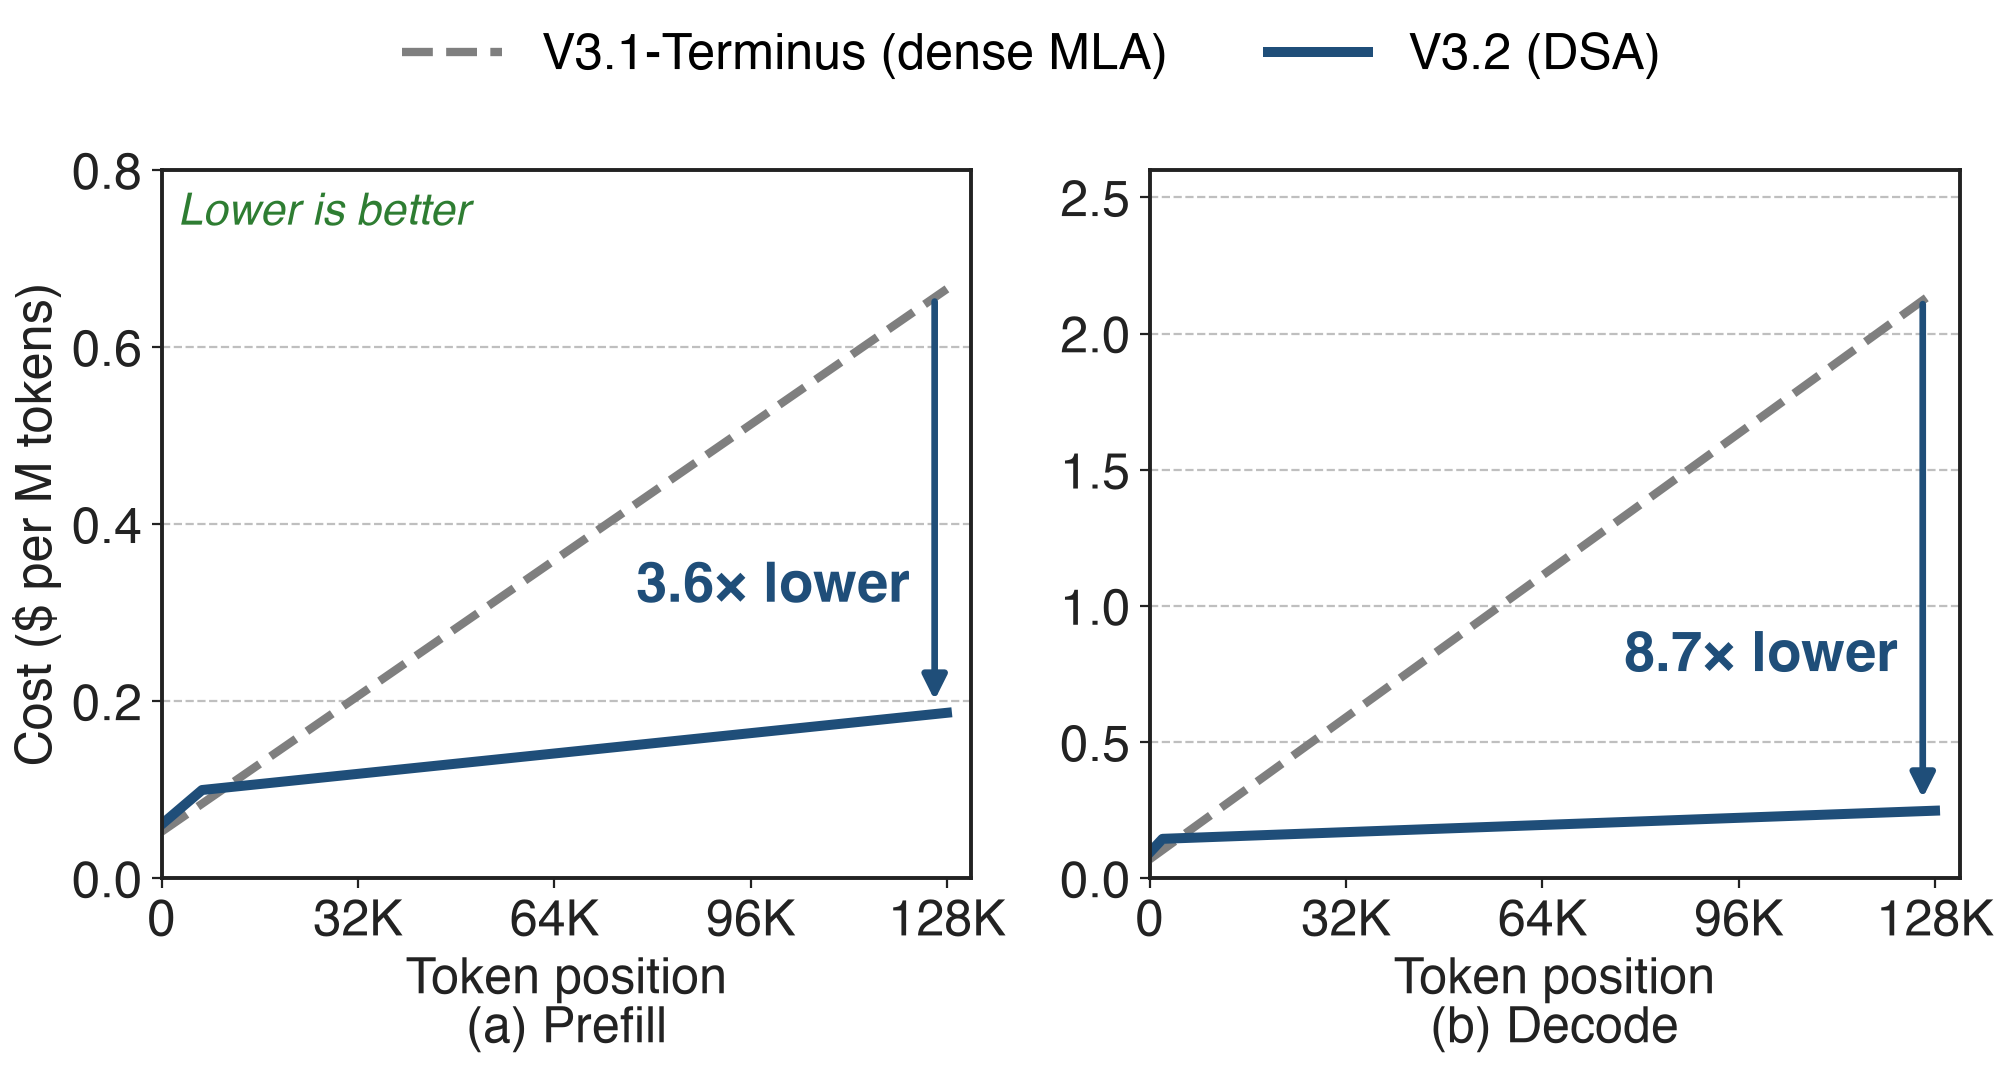

Source code (Python):
"""Serving cost per million tokens vs token position, DeepSeek-V3.1-Terminus (dense MLA) vs DeepSeek-V3.2 (DSA).

Data: polyline vertices of DeepSeek-V3.2 Fig. 3 (arXiv 2512.02556v1, p.6; H800 service at $2/GPU-hour), read from
the PDF vector data by notes/digitize_fig3.py (output in notes/digitize_fig3.out). Values in $ per M tokens.
"""
import sys, pathlib
sys.path.insert(0, str(pathlib.Path(__file__).resolve().parents[3] / "scripts"))
import slidechart as sc

DATA = {
    "prefill": {"V3.1-Terminus": [(0.0, 0.0528), (128.0, 0.6658)],
                "V3.2": [(0.0, 0.0610), (6.6, 0.0999), (128.0, 0.1871)]},
    "decode": {"V3.1-Terminus": [(0.0, 0.0702), (128.0, 2.1543)],
               "V3.2": [(0.0, 0.0949), (2.1, 0.1455), (101.6, 0.2272), (128.0, 0.2488)]},
}
YMAX = {"prefill": 0.8, "decode": 2.6}
RATIO = {"prefill": "3.6× lower", "decode": "8.7× lower"}

sc.setup()
fig, axes = sc.figure("full", 1, 2)
for ax, panel, tag in zip(axes, ("prefill", "decode"), ("(a) Prefill", "(b) Decode")):
    d = DATA[panel]
    x, y = zip(*d["V3.1-Terminus"])
    ax.plot(x, y, color=sc.GRAYS[2], ls="--", lw=3, label="V3.1-Terminus (dense MLA)")
    x, y = zip(*d["V3.2"])
    ax.plot(x, y, color=sc.ACCENT, lw=3.6, label="V3.2 (DSA)")
    ax.set_xlim(0, 132)
    ax.set_ylim(0, YMAX[panel])
    ax.set_xticks([0, 32, 64, 96, 128])
    ax.set_xticklabels(["0", "32K", "64K", "96K", "128K"])
    hi, lo = d["V3.1-Terminus"][-1][1], d["V3.2"][-1][1]
    ax.annotate("", xy=(126, lo + 0.01 * YMAX[panel]), xytext=(126, hi - 0.01 * YMAX[panel]),
                arrowprops=dict(arrowstyle="-|>", color=sc.ACCENT, lw=2.4))
    ax.text(122, lo + 0.3 * (hi - lo), RATIO[panel], ha="right", va="center", fontsize=20, fontweight="bold",
            color=sc.ACCENT)
    ax.set_xlabel(f"Token position\n{tag}")
axes[0].set_ylabel("Cost ($ per M tokens)")
sc.better(axes[0], "Lower is better", where="upper left")
h, l = axes[0].get_legend_handles_labels()
fig.legend(h, l, loc="lower center", bbox_to_anchor=(0.5, 0.93), ncol=2, frameon=False)
fig.subplots_adjust(wspace=0.22)
sc.save(fig, __file__)
